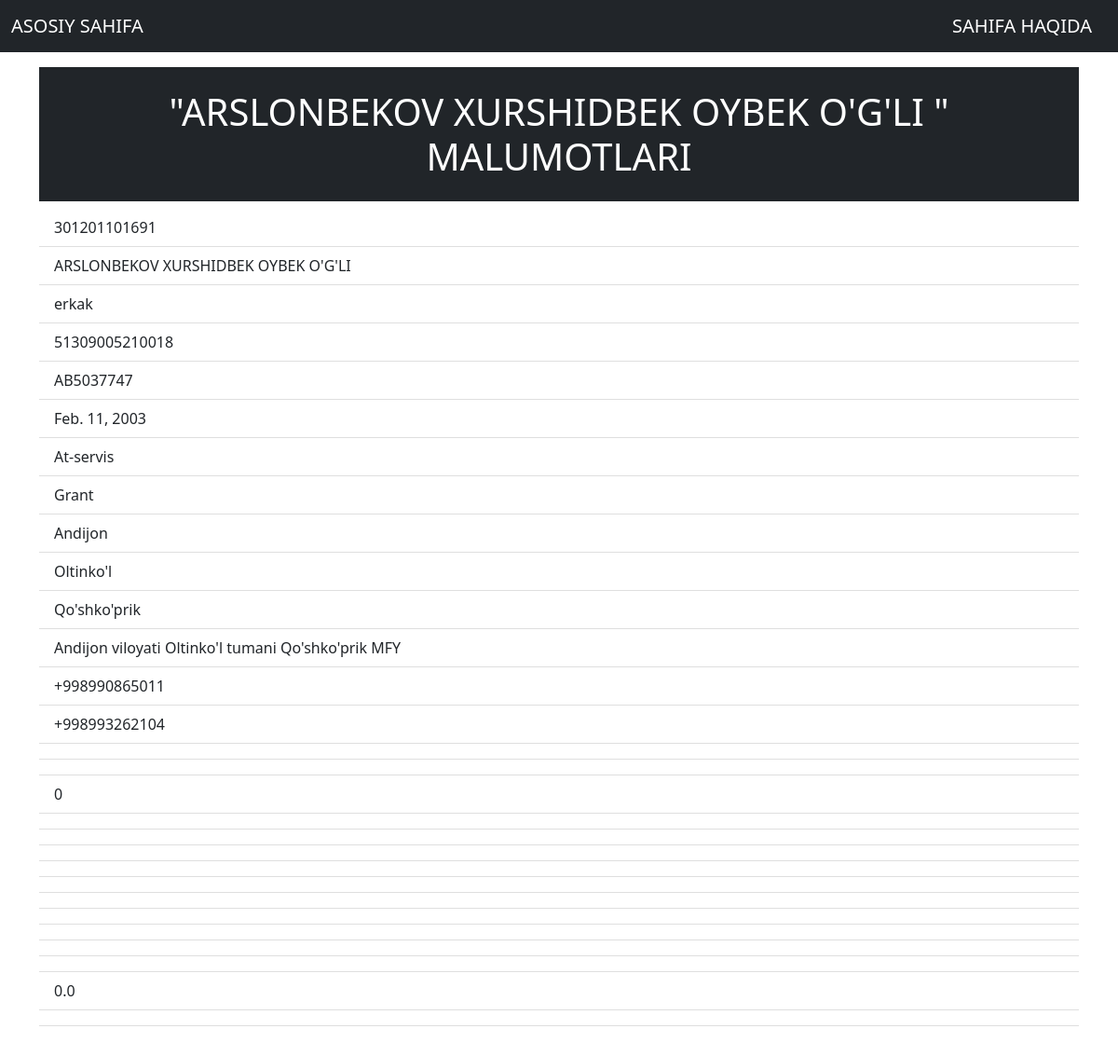
The app's page /detail/2 with its own data.
### app/models.py (models this page shows, shortened)
class Talabalar(models.Model):
    hemis_id = models.IntegerField(verbose_name="Hemis Id", help_text="Bu yerga faqat raqam yozish kerak !")
    fish = models.CharField(max_length=100, verbose_name="Bitiruvchi to'liq ismi", blank=False, null=False)
    jinsi = models.CharField(max_length=5, verbose_name="Bitiruvchi jinsi", blank=False, null=False)
    pasport_jshshr = models.IntegerField(verbose_name="Bitiruvchi pasport jshshr raqami", help_text="Bu yerga faqat raqam yozish kerak")
    pasport_seriya = models.CharField(max_length=9, verbose_name="Bitiruvchi pasport seriya belgilari", blank=False, null=False)
    tugilgan_sana = models.DateField(auto_now_add=False, auto_now=False, verbose_name="Bitiruvchi tug'ilgan sanasi", help_text="shu tariqa yozing 2000-03-09", blank=True)
    yonalish_nomi = models.CharField(max_length=100, verbose_name="Bitiruvchi mutaxassisligi (yo'nalishi)", help_text="Iltimos to'liq nomini yozing", blank=False, null=False)
    grant_kontrakt = models.CharField(max_length=22, verbose_name="O'qish turi", help_text="Grand yoki Kontrakt", blank=False, null=False)
    viloyat = models.CharField(max_length=25, verbose_name="Bitiruvchi viloyati", blank=False, null=False)
    tuman = models.CharField(max_length=80, verbose_name="Bitiruvchi tumani", blank=False, null=False)
    mfy = models.CharField(max_length=80, verbose_name="Bitiruvchi MFY nomi", blank=False, null=False)
    umumiy_manzil = models.CharField(max_length=200, blank=False, verbose_name="Bitiruvchi to'liq manzili", help_text="viloyati tumani mahallasi kocha nomi", null=False)
    telefon1 = models.CharField(max_length=13, verbose_name="Bitiruvchi telefon raqami", help_text="1-telefon raqam", blank=False, null=False)
    telefon2 = models.CharField(max_length=14, verbose_name="Bitiruvchi telefon raqami", help_text="2-telefon raqam", blank=False, null=False)
    oila = models.CharField(max_length=18, verbose_name="Oilaviy holati", help_text="turmush qurgan yoki qurmagan", blank=True, null=True)
    farzand = models.CharField(max_length=12, verbose_name="Farzandingiz yoshi", help_text="nechi yosh atrofida", blank=True, null=True)
    farzand_yoshi = models.IntegerField(verbose_name="Farzandingiz yoshi", help_text="frazandingiz yo'q bo'lsa iltimos 0 raqamini kiriting ")
    ish_faoliyat = models.CharField(max_length=30, verbose_name="Ish faoliyatingiz", help_text="buyruq asosida, soatbay yoki ishsiz shulardan birini yozing", blank=True, null=True)
    xozirgi_ish = models.CharField(max_length=3, verbose_name="Xozirgi ishlaysizmi", help_text="ha yoki yoq", blank=True, null=True)
    ish_manzil = models.CharField(max_length=200, verbose_name="Ish joyingiz manzili", help_text="iltimos to'liq kiritng", blank=True, null=True)
    ish_masofa = models.CharField(max_length=20, verbose_name="Ish joyingizgacha masofa", help_text="uyingizdan ishingizgacha masofa", blank=True, null=True)
    lavozim = models.CharField(max_length=15, verbose_name="Ish joyingizdagi lavozimingiz", blank=True, null=True)
    qaysi_tizimda_ishlash = models.CharField(max_length=120, verbose_name="Qaysi tizimda ishlamoqchisiz", help_text="agar hozirda ishsiz bo'lsangiz kelajakda qaysi tizimda ishlamoqchisiz", blank=True, null=True)
    qoshimcha_izoh = models.TextField(verbose_name="Ishlash borasida izoxingiz", help_text="to'liqroq va aniqroq", blank=True, null=True)
    oilaviy_biznes = models.CharField(max_length=3, verbose_name="Oilaviz biznesga imkoniyatingiz bormi", help_text="ha yoki yo'q", blank=True, null=True)
    oilaviy_biznes2 = models.CharField(max_length=22, verbose_name="Qaysi biznes bilan shug'ullanmoqchisiz", help_text="dehqonchilik chorvachilik, ...", blank=True, null=True)
    kredit_olish = models.CharField(max_length=3, verbose_name="Kredit olishga ehtiyojingiz bormi", blank=True, help_text="ha yoki yo'q", null=True)
    kredit_summa = models.FloatField(verbose_name="Kredit miqdorini kiritng", help_text="agra kredit olmoqchi bo'lmasangiz iltimos 0 sonini kiritng")
    kredit_maqsad = models.CharField(max_length=150, verbose_name="Kredit olishdan maqsadingiz", help_text="maqsadingiz haqida qisqacha", blank=True, null=True)
    biznes_izox = models.TextField(verbose_name="Biznes qilish borasida izoxlaringiz", help_text="to'liqroq va aniqroq", blank=True, null=True)
    objects = models.Manager()

### app/views.py (the view)
# urls.py: path('detail/<int:pk>', views.detail, name='detail'),
def detail(request, pk ):
    std = Talabalar.objects.get(id=pk)
    context = {
        'std': std,
    }
    return render(request, 'detail.html', context)

### templates/detail.html (shortened to what this page needs)
<!doctype html>
<html lang="en">
  <head>
    <link href="https://cdn.jsdelivr.net/npm/bootstrap@5.1.3/dist/css/bootstrap.min.css" rel="stylesheet">
  </head>
  <body>
    <div>
        <nav class="navbar navbar-expand-lg navbar-dark bg-dark">
          <div class="container-fluid">
            <a class="navbar-brand" href="/">ASOSIY SAHIFA</a>
            <a class="navbar-brand" href="about">SAHIFA HAQIDA</a>
          </div>
        </nav>
    <div class="container">
        <h1 class="text-white bg-dark text-center p-4 mt-3">"{{std.fish}}" MALUMOTLARI</h1>
    <ul class="list-group list-group-flush mb-3">
        <li class="list-group-item">{{std.hemis_id}}</li>
        <li class="list-group-item">{{std.fish}}</li>
        <li class="list-group-item">{{std.jinsi}}</li>
        <li class="list-group-item">{{std.pasport_jshshr}}</li>
        <li class="list-group-item">{{std.pasport_seriya}}</li>
        <li class="list-group-item">{{std.tugilgan_sana}}</li>
        <li class="list-group-item">{{std.yonalish_nomi}}</li>
        <li class="list-group-item">{{std.grant_kontrakt}}</li>
        <li class="list-group-item">{{std.viloyat}}</li>
        <li class="list-group-item">{{std.tuman}}</li>
        <li class="list-group-item">{{std.mfy}}</li>
        <li class="list-group-item">{{std.umumiy_manzil}}</li>
        <li class="list-group-item">{{std.telefon1}}</li>
        <li class="list-group-item">{{std.telefon2}}</li>
        <li class="list-group-item">{{std.oila}}</li>
        <li class="list-group-item">{{std.farzand}}</li>
        <li class="list-group-item">{{std.farzand_yoshi}}</li>
        <li class="list-group-item">{{std.ish_faoliyat}}</li>
        <li class="list-group-item">{{std.xozirgi_ish}}</li>
        <li class="list-group-item">{{std.ish_manzil}}</li>
        <li class="list-group-item">{{std.ish_masofa}}</li>
        <li class="list-group-item">{{std.lavozim}}</li>
        <li class="list-group-item">{{std.qaysi_tizimda_ishlash}}</li>
        <li class="list-group-item">{{std.qoshimcha_izox}}</li>
        <li class="list-group-item">{{std.oilaviy_biznes}}</li>
        <li class="list-group-item">{{std.oilaviy_biznes2}}</li>
        <li class="list-group-item">{{std.kredit_olish}}</li>
        <li class="list-group-item">{{std.kredit_summa}}</li>
        <li class="list-group-item">{{std.kredit_maqsad}}</li>
        <li class="list-group-item">{{std.biznes_izox}}</li>
    </ul>
    </div>
  </body>
</html>

### records on screen
Talabalar: fish "ARSLONBEKOV XURSHIDBEK OYBEK O'G'LI", hemis_id "301201101691", jinsi "erkak", pasport_jshshr "51309005210018", pasport_seriya "AB5037747", tugilgan_sana "Feb. 11, 2003", yonalish_nomi "At-servis", grant_kontrakt "Grant", viloyat "Andijon", tuman "Oltinko'l", mfy "Qo'shko'prik", umumiy_manzil "Andijon viloyati Oltinko'l tumani Qo'shko'prik MFY", telefon1 "+998990865011", telefon2 "+998993262104", farzand_yoshi "0", kredit_summa "0.0"
